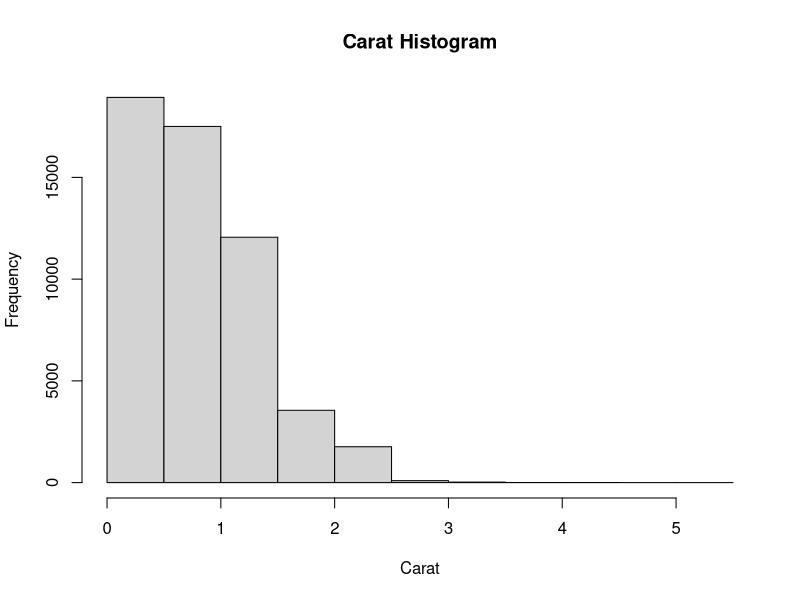
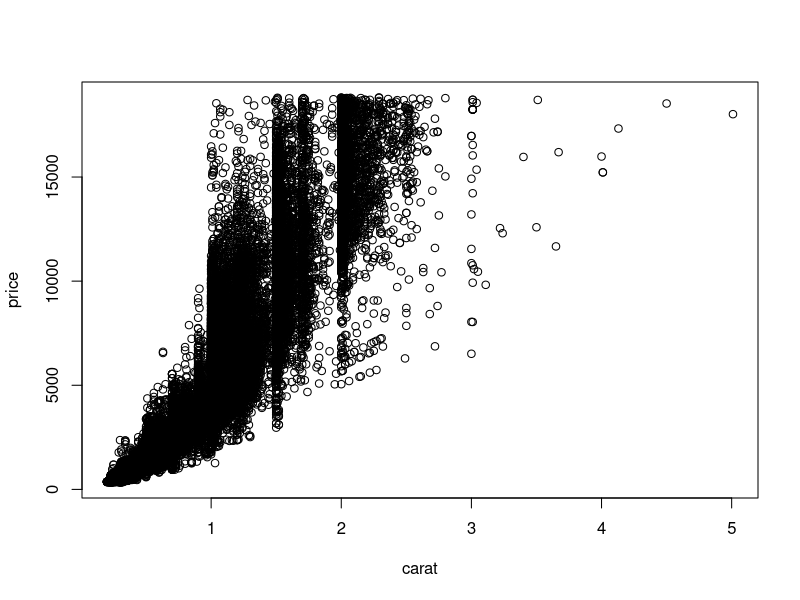
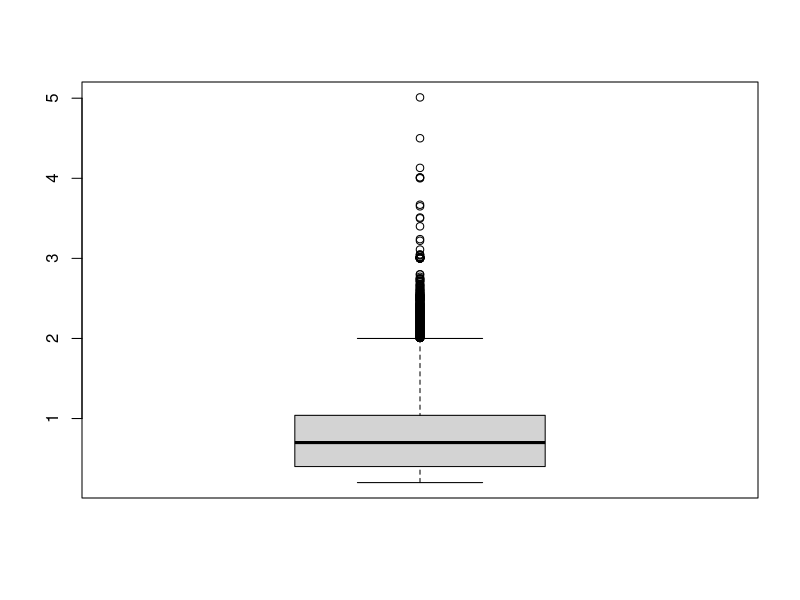
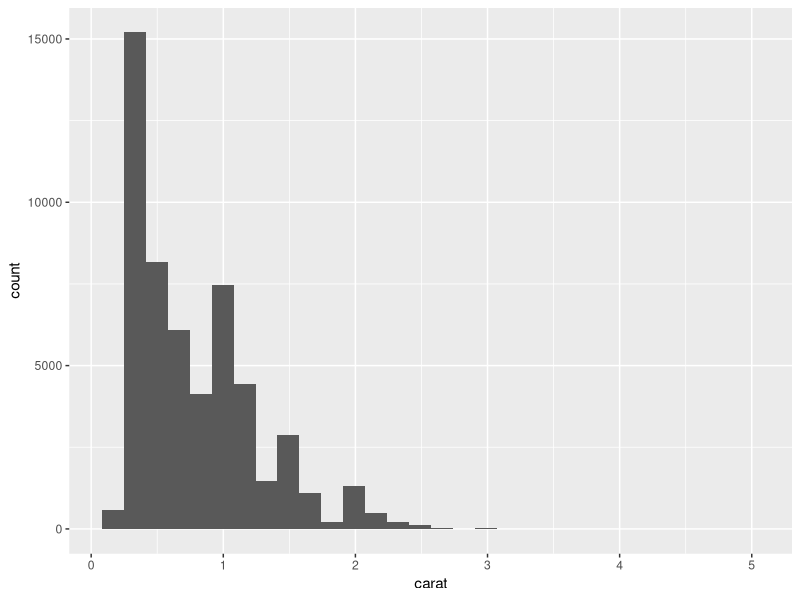
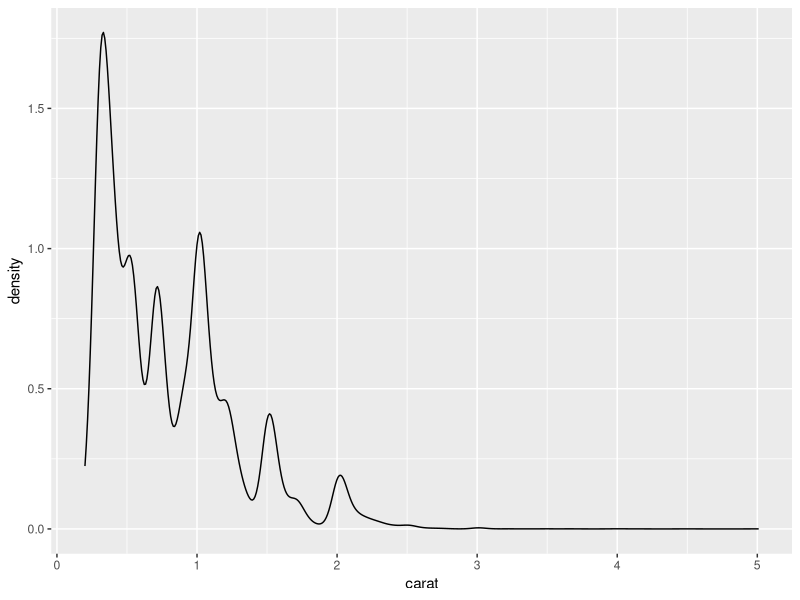
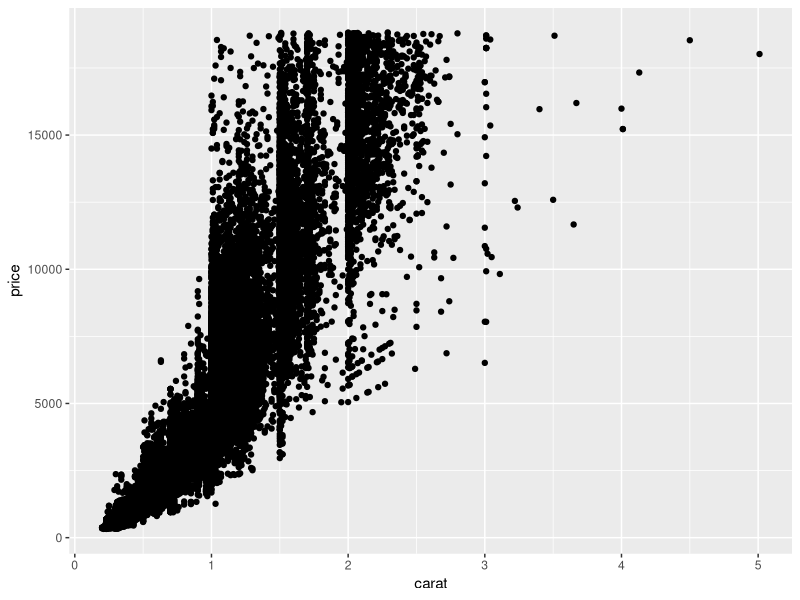
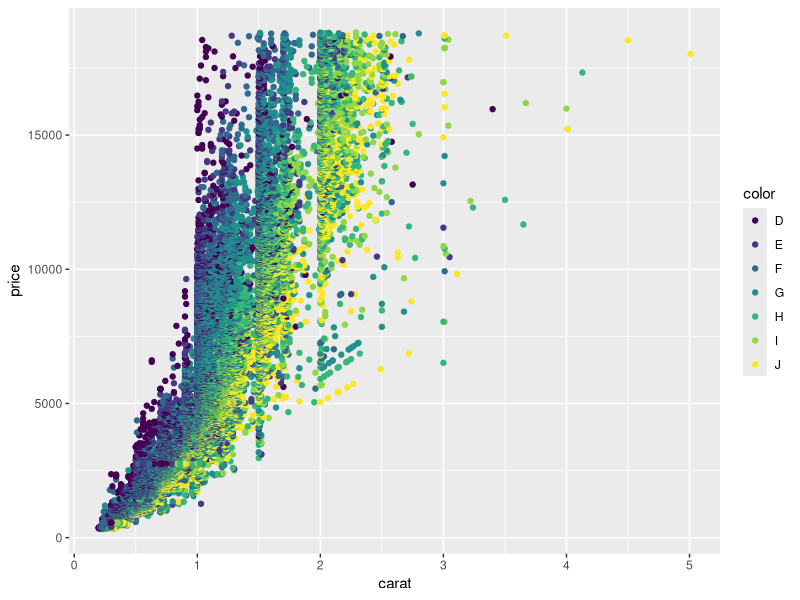
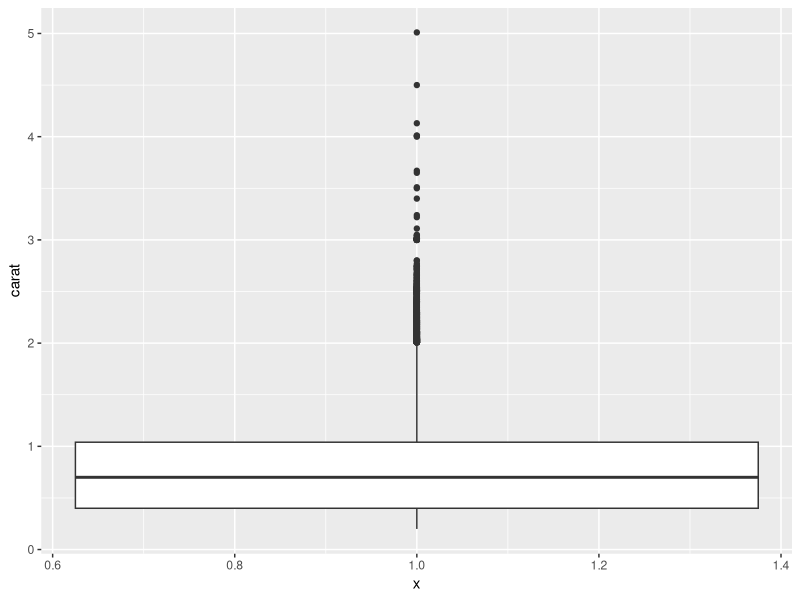

Write the R code that produced these figures, in order.
## ---- chunk 1
num <- 37
if(num > 100){
  print("greater")
} else{
    print("not greater")
}
## ---- chunk 2
num <- 37
if(num > 40){
  print("greater")
} else if (num < 40){
  print("less than")
} else{
    print("not greater")
}
## ---- chunk 3
# write a function, that takes in a number, and returns TRUE
# if it is less than 50
# returns FALSE if >= 50
cut_50 <- function(number){
  if(number < 50){
    print(TRUE)
  } else{
    print(FALSE)
  }
}
cut_50(0)
cut_50(50)
cut_50(100)
## ---- chunk 4
# write a function that takes in a number, returns "neg"
# if < 0
# returns "SMALL" if >= 0 and < 50
# returns "big" if >= 50
cut_50_neg <- function(number){
  if(number < 0){
    print("neg")
  } else if (number < 50){
    print("SMALL")
  } else {
    print("big")
  }
}

cut_50_neg(-1)
cut_50_neg(0)
cut_50_neg(50)
## ---- chunk 5
library(ggplot2)
View(diamonds)
head(diamonds)
## ---- chunk 6
hist(diamonds$carat, main = "Carat Histogram",
      xlab = "Carat")
## ---- chunk 7
plot(price ~ carat, data = diamonds)
## ---- chunk 8
boxplot(diamonds$carat)
## ---- chunk 9
ggplot(data = diamonds) + geom_histogram(aes(x = carat))
## ---- chunk 10
ggplot(data = diamonds) + geom_density(aes(x = carat))
## ---- chunk 11
ggplot(data = diamonds, aes(x = carat, y = price)) + geom_point()
## ---- chunk 12
# saving plots to varibles
g <- ggplot(data = diamonds, aes(x = carat, y = price)) + geom_point(aes(color = color))
g
## ---- chunk 13
ggplot(diamonds, aes(y = carat, x = 1)) + geom_boxplot()
## ---- chunk 14
ggplot(diamonds, aes(y = carat, x = cut)) + geom_boxplot()
## ---- chunk 15
ggplot(diamonds, aes(y = carat, x = cut)) + geom_violin() + geom_point()
## ---- chunk 16
library(ggthemes)
g <- ggplot(diamonds, aes(x = carat, y = price)) + geom_point(aes(color = color))
g + theme_economist()
g
